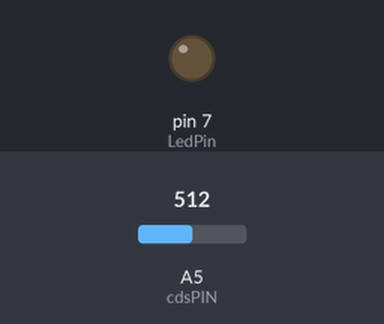
A sketch run on a simulated Arduino Uno, built with avr-gcc and run on an emulated ATmega328P. Shown: output pins drawn as LEDs (lit = HIGH). Inputs (shaded band) come from the test bench; at power-on: A5 (cdsPIN) = 512.

Above: at 1.2 s.
1.3 s: A5 (cdsPIN) set to 362
2.8 s: A5 (cdsPIN) set to 343
At 3.4 s:
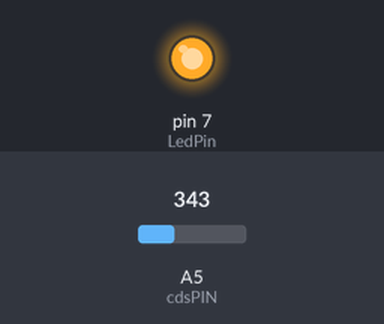
4.3 s: A5 (cdsPIN) set to 360
At 4.6 s:
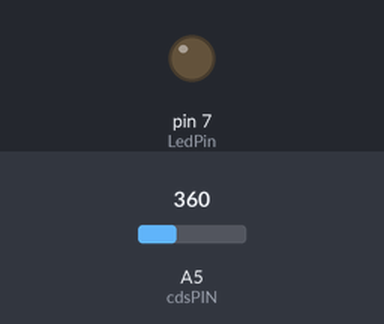
5.8 s: A5 (cdsPIN) set to 340
At 6.9 s:
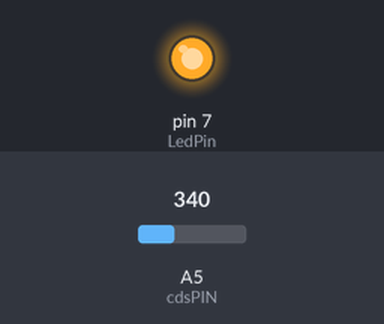
Timing chart, 0 to 8.3 s (numbered marks = the images above; inputs shaded):
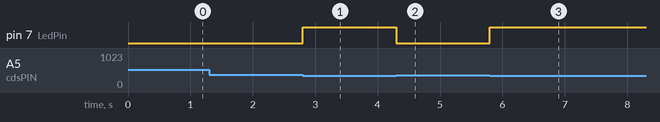

The sketch:

____.ino
```cpp
int LedPin = 7;		//LED PIN腳
int cdsPIN = A5;    //CDS PIN腳
int val = 0;		//cds 讀取值

void setup()
{
	pinMode(LedPin, OUTPUT);
}

void loop()
{
  val = analogRead(cdsPIN);    //讀取cds值
    if(val<=350)
  {
    digitalWrite(LedPin, HIGH);
  }
  else
  {
    digitalWrite(LedPin, LOW);
  }
}
```

Measured:
- the behaviour switches between 351 and 350 on A5 (cdsPIN) (found by bisection; images 0 and 1)
- after the input at 1.3 s, every drawn part: stays the same
- after the input at 2.8 s, pin 7 (LedPin): LOW → HIGH at once
- after the input at 4.3 s, pin 7 (LedPin): HIGH → LOW at once
- after the input at 5.8 s, pin 7 (LedPin): LOW → HIGH at once
